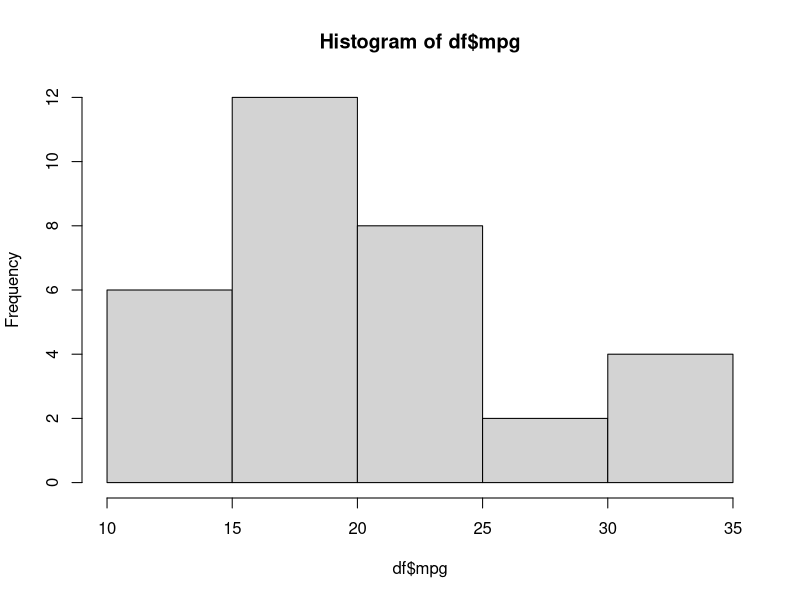
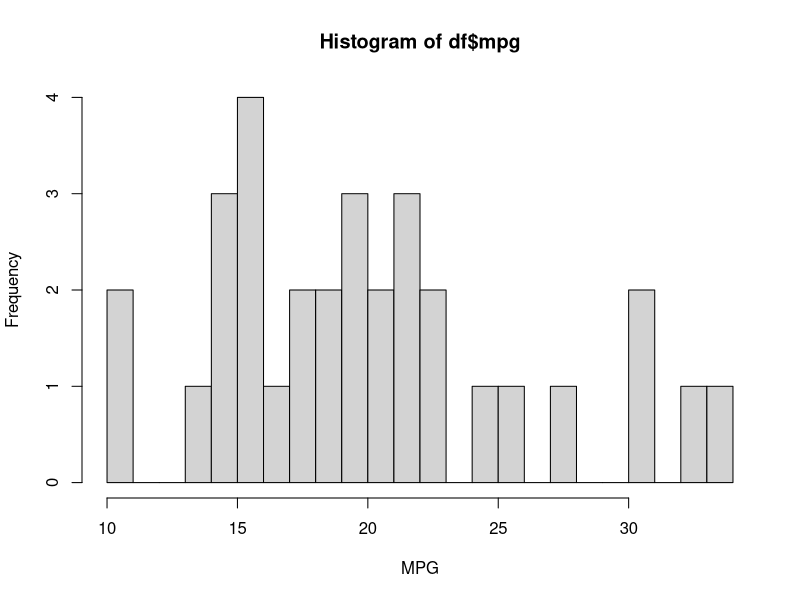
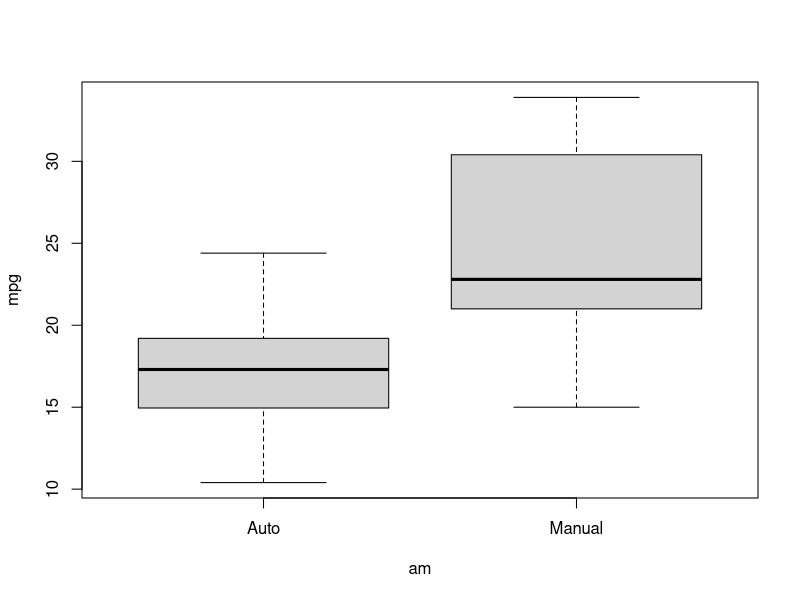
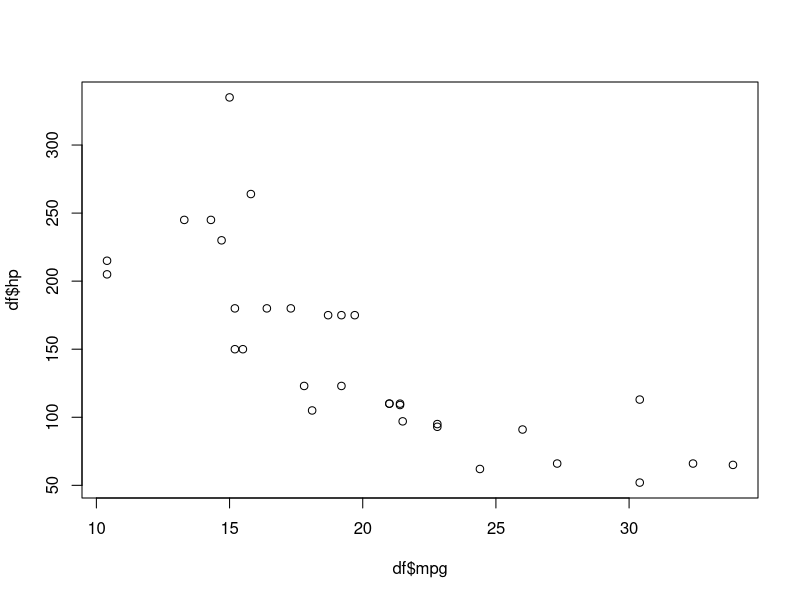
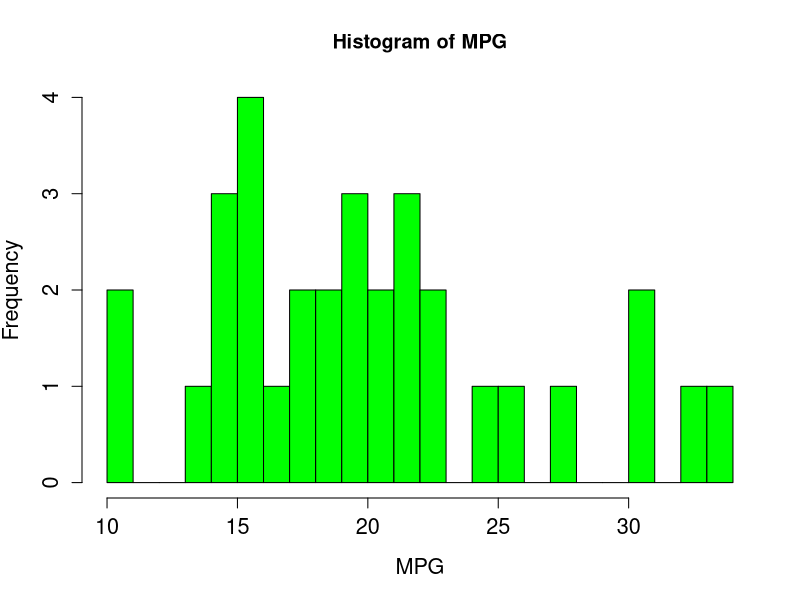
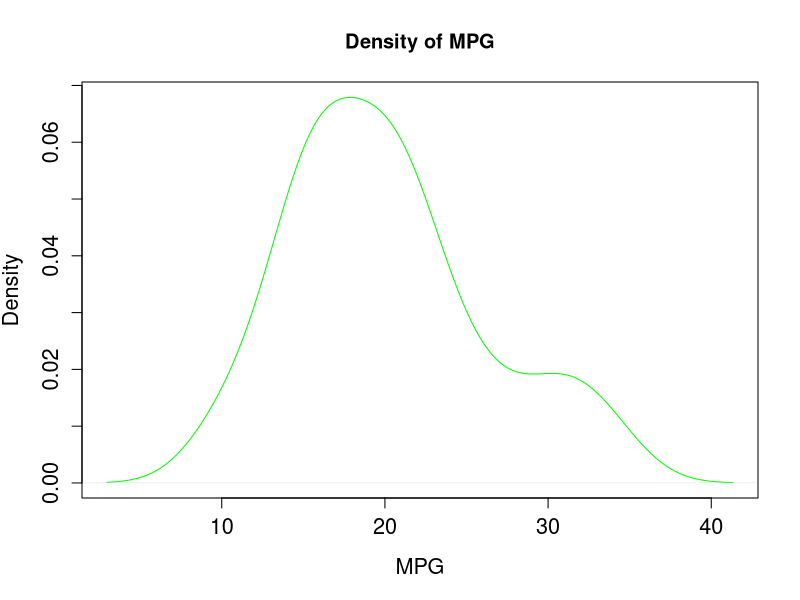
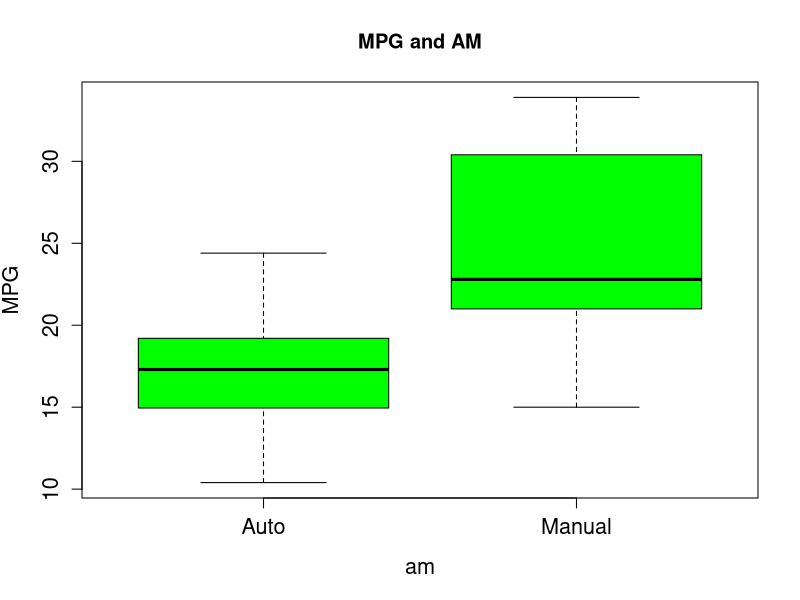
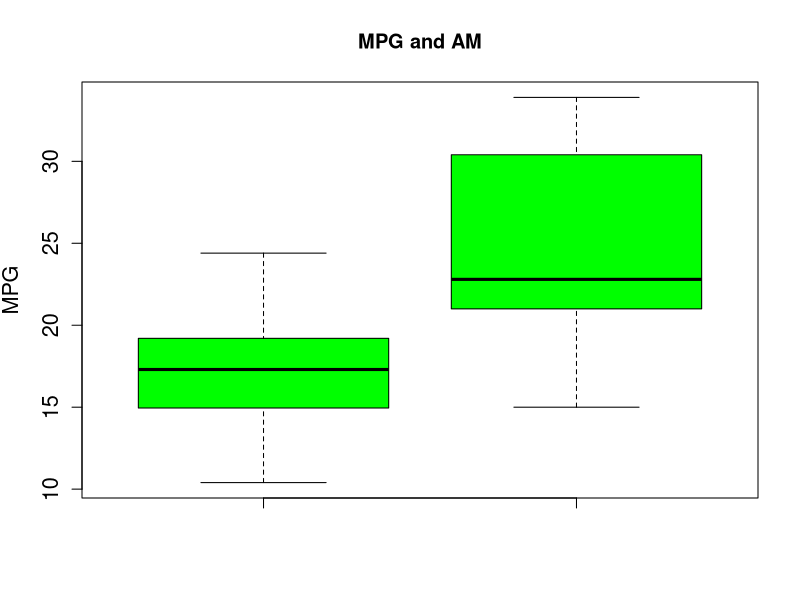

Reproduce these figures in R, in order.
df <- mtcars
df$vs <- factor(df$vs, labels = c("V", "S"))
df$am <- factor(df$am, labels = c("Auto", "Manual"))

hist(df$mpg)
hist(df$mpg, breaks = 20, xlab = "MPG")
boxplot(mpg ~ am, df)
plot(df$mpg, df$hp)
#а теперь - фишшечки
hist(df$mpg, breaks = 20, xlab = "MPG", main ="Histogram of MPG", 
     col = "green", cex.lab = 1.3, cex.axis = 1.3)
plot(density(df$mpg), xlab = "MPG", main ="Density of MPG", 
     col = "green", cex.lab = 1.3, cex.axis = 1.3)
boxplot(mpg ~ am, df, ylab = "MPG", main ="MPG and AM", 
        col = "green", cex.lab = 1.3, cex.axis = 1.3)
boxplot(df$mpg[df$am == "Auto"], df$mpg[df$am == "Manual"], ylab = "MPG", main ="MPG and AM", 
        col = "green", cex.lab = 1.3, cex.axis = 1.3)
plot(df$mpg, df$hp, xlab = "MPG", ylab ="HP" , main ="MPG and HP", pch = 22)
plot(~ mpg + hp, df) 

library(ggplot2)

ggplot(df, aes(x = mpg)) + 
  geom_histogram(fill="white", col="black", binwidth = 2)

#простой dotplot - отображает кол-во авто с соотв. mpg
ggplot(df, aes(x = mpg)) + 
  geom_dotplot()

#не простой dotplot - отображает кол-во авто с соотв. mpg и типу авто
ggplot(df, aes(x = mpg, fill=am)) + 
  geom_dotplot()

#плотность распределения mpg
ggplot(df, aes(x = mpg)) + 
  geom_density(fill="red")

ggplot(df, aes(x = mpg)) + 
  geom_density(aes(fill=am), alpha=0.2)

ggplot(df, aes(x = mpg, fill=am)) + 
  geom_density(alpha = 0.2)

#не красиво
ggplot(df, aes(x = am, y = hp)) + 
  geom_point()
#красиво - boxplot
ggplot(df, aes(x = am, y = hp)) + 
  geom_boxplot()

#boxplot - красим - по факту группировка еще и по типу двигателя
ggplot(df, aes(x = am, y = hp, col = vs)) + 
  geom_boxplot()

#scatterplot
ggplot(df, aes(x = mpg, y = hp)) + 
  geom_point(size=6)

#цветом выделяем тип двигателя
ggplot(df, aes(x = mpg, y = hp, col=vs)) + 
  geom_point(size=6)
 
#размер - время разгона
last_plot <- ggplot(df, aes(x = mpg, y = hp, col=vs, size=qsec)) + 
  geom_point()
last_plot

#base plot
plotbase <- ggplot(df, aes(x = am, y = hp, col=vs))
plotbase + geom_boxplot()

#tasks
#При помощи функции ggplot() или boxplot() постройте график boxplot, используя встроенные 
#в R данные airquality. По оси x отложите номер месяца, по оси y — значения переменной Ozone.
str(airquality)
ggplot(airquality, aes(x=as.factor(Month), y = Ozone)) + 
  geom_boxplot()


#Используем знакомые нам данные mtcars. 
#Нужно построить scatterplot с помощью ggplot из ggplot2, по оси x которого будет mpg, 
#по оси y - disp, а цветом отобразить переменную (hp).
ggplot(mtcars, aes(x = mpg, y = disp, col = hp))+
  geom_point()


ggplot(iris, aes(Sepal.Length, Sepal.Width, col = Species)) +
  geom_point(aes(size = Petal.Length))